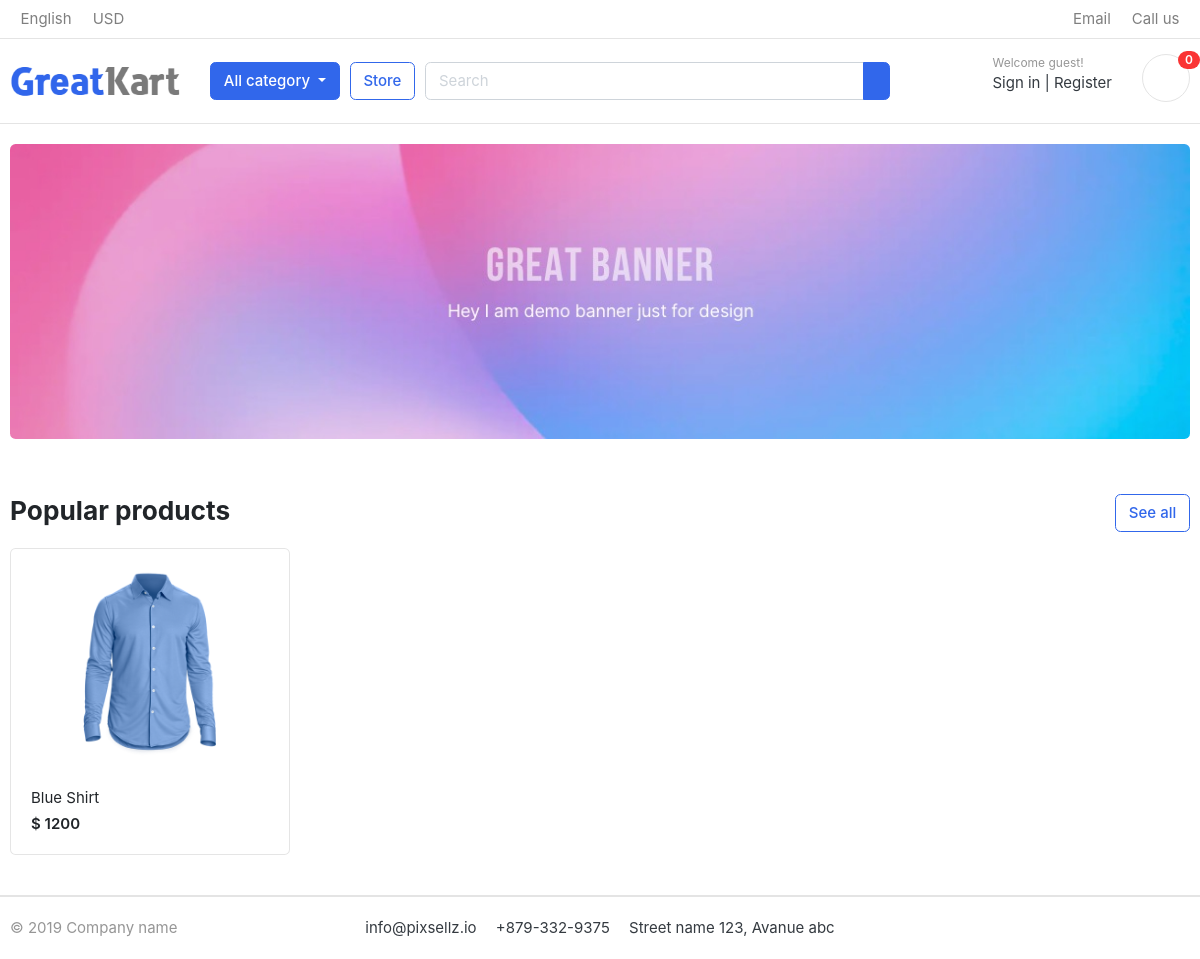
Before: / with the older database file.
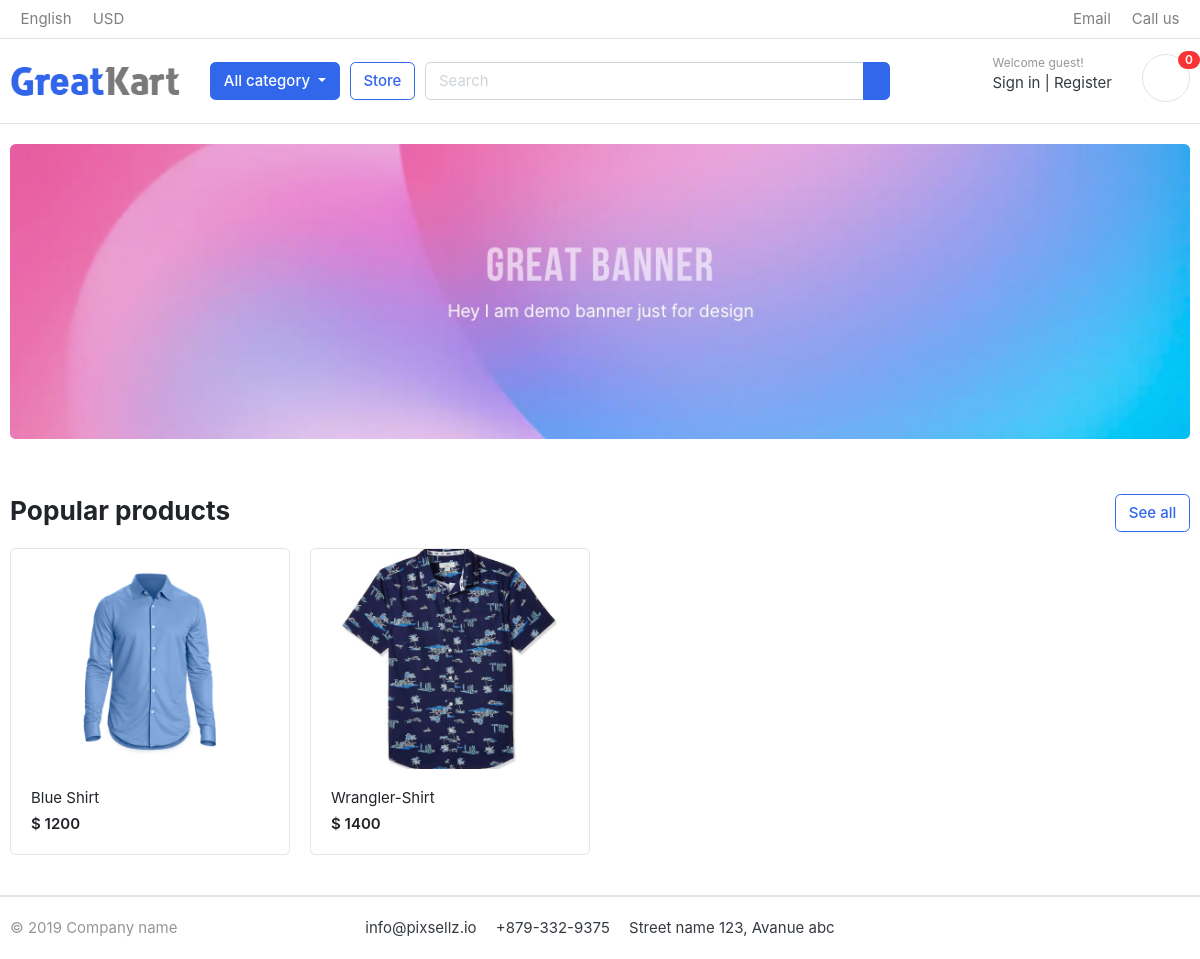
After: the same page with the newer database file.
### store/models.py (models this page shows, shortened)
class Product(models.Model):
    product_name    =models.CharField(max_length=200 , unique=True)
    slug            =models.SlugField(max_length=200 , unique=True)
    description     =models.CharField(max_length=500 , unique=True)
    price           =models.IntegerField()
    image           =models.ImageField(upload_to='photos/products')
    stock           =models.IntegerField()
    is_available    =models.BooleanField(default=True)
    category        =models.ForeignKey(Category, on_delete=models.CASCADE)
    created_date    =models.DateTimeField(auto_now_add=True)
    modified_date   =models.DateTimeField(auto_now=True)

### EComerceSite/views.py (the view)
# urls.py: 2. Add a URL to urlpatterns:  path('', views.home, name='home')
def home(request):
    products = Product.objects.all().filter(is_available = True)
    context = {
        'products':products
    }
    return render(request ,'home.html' ,context)

### templates/home.html
{% extends 'base.html' %}
{% load static %}
{%block content%}
<section class="section-intro padding-y-sm">
<div class="container">
<div class="intro-banner-wrap">
	<img src= {% static 'images/banners/1.jpg' %} class="img-fluid rounded">
</div>
</div>
</section>
<section class="section-name padding-y-sm">
<div class="container">
<header class="section-heading">
	<a href="./store.html" class="btn btn-outline-primary float-right">See all</a>
	<h3 class="section-title">Popular products</h3>
</header>
<div class="row">
	{% for product in products %}
	<div class="col-md-3">
		<div class="card card-product-grid">
			<a href="./product-detail.html" class="img-wrap"> <img src={{ product.image.url}}> </a>
			<figcaption class="info-wrap">
				<a href="./product-detail.html" class="title">{{ product.product_name}}</a>
				<div class="price mt-1">$ {{product.price}}</div>
			</figcaption>
		</div>
	</div>
	{% endfor %}
</div>
</div>
</section>
{%endblock%}

### templates/base.html (shortened to what this page needs)
<!DOCTYPE HTML>
{% load static %}
<html lang="en">
<head>
<link href={%static "css/bootstrap.css"%} rel="stylesheet" type="text/css"/>
<link href={ static "fonts/fontawesome/css/all.min.css"} type="text/css" rel="stylesheet">
<link href={%static "css/ui.css"%} rel="stylesheet" type="text/css"/>
<link href={%static "css/responsive.css"%} rel="stylesheet" media="only screen and (max-width: 1200px)" />
</head>
<body>
 {% include 'root/header.html'  %}
		{% block content  %}
		{% endblock  %}
{% include 'root/footer.html' %}
</body>
</html>

### templates/root/header.html (shortened to what this page needs)
{% load static %}
<header class="section-header">
    <nav class="navbar p-md-0 navbar-expand-sm navbar-light border-bottom">
    <div class="container">
      <div class="collapse navbar-collapse" id="navbarTop4">
        <ul class="navbar-nav mr-auto">
            <li class="nav-item dropdown">
                 <a href="#" class="nav-link">   English </a>
            </li>
            <li class="nav-item dropdown">
                <a href="#" class="nav-link"> USD </a>
            </li>
        </ul>
        <ul class="navbar-nav">
            <li><a href="#" class="nav-link">  Email </a></li>
            <li><a href="#" class="nav-link">  Call us </a></li>
        </ul>
      </div>
    </div>
    </nav>
    <section class="header-main border-bottom">
        <div class="container">
    <div class="row align-items-center">
        <div class="col-lg-2 col-md-3 col-6">
            <a href="./" class="brand-wrap">
                <img class="logo" src={%static "./images/logo.png"%}>
            </a>
        </div>
        <div class="col-lg col-sm col-md col-6 flex-grow-0">
            <div class="category-wrap dropdown d-inline-block float-right">
                <button type="button" class="btn btn-primary dropdown-toggle" data-toggle="dropdown">
                     All category
                </button>
            </div>
        </div>
        <a href="./store.html" class="btn btn-outline-primary">Store</a>
        <div class="col-lg  col-md-6 col-sm-12 col">
            <form action="#" class="search">
                <div class="input-group w-100">
                    <input type="text" class="form-control" style="width:60%;" placeholder="Search">
                    <div class="input-group-append">
                      <button class="btn btn-primary" type="submit">
                      </button>
                    </div>
                </div>
            </form>
        </div>
        <div class="col-lg-3 col-sm-6 col-8 order-2 order-lg-3">
                    <div class="d-flex justify-content-end mb-3 mb-lg-0">
                        <div class="widget-header">
                            <small class="title text-muted">Welcome guest!</small>
                            <div>
                                <a href="./signin.html">Sign in</a> <span class="dark-transp"> | </span>
                                <a href="./register.html"> Register</a>
                            </div>
                        </div>
                        <a href="./cart.html" class="widget-header pl-3 ml-3">
                            <div class="icon icon-sm rounded-circle border"></div>
                            <span class="badge badge-pill badge-danger notify">0</span>
                        </a>
                    </div>
                </div>
    </div>
        </div>
    </section>
    </header>

### templates/root/footer.html (shortened to what this page needs)
{% load static %}
<footer class="section-footer border-top">
	<div class="container">
		<section class="footer-bottom border-top row">
			<div class="col-md-2">
				<p class="text-muted"> &copy 2019 Company name </p>
			</div>
			<div class="col-md-8 text-md-center">
				<span  class="px-2">info@pixsellz.io</span>
				<span  class="px-2">+879-332-9375</span>
				<span  class="px-2">Street name 123, Avanue abc</span>
			</div>
			<div class="col-md-2 text-md-right text-muted">
			</div>
		</section>
	</div>
</footer>

### static/css/ui.css (style rules this page uses)
html { font-family: "Inter", sans-serif; font-size: 15px; }
.img-wrap { text-align: center; display: block; }
.img-wrap img { max-width: 100%; }
.icon-xs, .icon-sm, .icon-md, .icon-lg { display: inline-block; text-align: center; flex-shrink: 0; flex-grow: 0; }
.icon-sm { width: 48px; height: 48px; line-height: 48px !important; font-size: 20px; }
.padding-y-sm { padding-top: 20px; padding-bottom: 20px; }
.section-heading { margin-bottom: 20px; margin-top: 15px; }
.section-title { color: #212529; }
p:last-child { margin-bottom: 0; }
.header-main { position: relative; padding-top: 1rem; padding-bottom: 1rem; }
.brand-wrap .logo, .navbar-brand .logo { margin-right: 7px; max-height: 42px; display: inline-block; }
.widget-header { display: inline-block; vertical-align: middle; position: relative; }
.widget-header a { color: #343a40; }
.widget-header .title { display: block; }
.widget-header .notify { position: absolute; top: -3px; right: -10px; }
.footer-bottom { padding-top: 20px; padding-bottom: 20px; }
[class*=card-product] a.title { color: #212529; display: block; }
[class*=card-product] .img-wrap { overflow: hidden; position: relative; }
[class*=card-product] .img-wrap img { height: 100%; max-width: 100%; width: auto; display: inline-block; -o-object-fit: cover; object-fit: cover; }
.card-product-grid { margin-bottom: 20px; }
.card-product-grid .img-wrap { border-radius: 0.2rem 0.2rem 0 0; height: 220px; }
.card-product-grid .info-wrap { overflow: hidden; padding: 18px 20px; }
.card .img-wrap { overflow: hidden; }
.notify { position: absolute; top: -4px; right: -10px; display: inline-block; padding: 0.25em 0.6em; font-size: 12px; line-height: 1; text-align: center; border-radius: 3rem; color: #fff; background-color: #fa3434; }
.price { font-weight: 600; color: #212529; }

Changed rows visible on the page:
added Product: image (picture), product_name "Wrangler-Shirt", price "1400"
